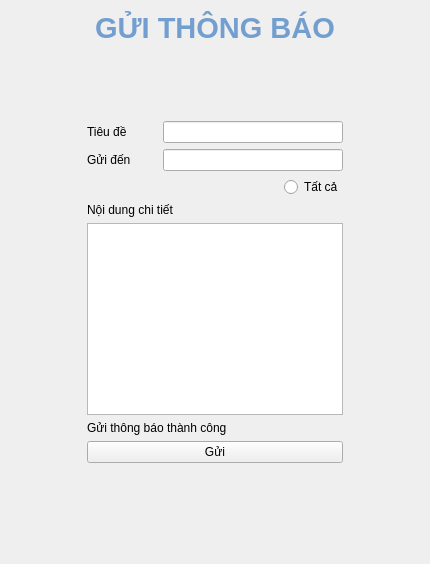
      <widget class="QWidget" name="notif_page">
       <layout class="QGridLayout" name="gridLayout_9">
        <item row="0" column="0" colspan="3">
         <layout class="QHBoxLayout" name="horizontalLayout_19">
          <item>
           <widget class="QLabel" name="label_23">
            <property name="text">
             <string>&lt;html&gt;&lt;head/&gt;&lt;body&gt;&lt;p align=&quot;center&quot;&gt;&lt;span style=&quot; font-size:22pt; font-weight:600; color:#729fcf;&quot;&gt;GỬI THÔNG BÁO&lt;/span&gt;&lt;/p&gt;&lt;/body&gt;&lt;/html&gt;</string>
            </property>
           </widget>
          </item>
         </layout>
        </item>
        <item row="6" column="0">
         <spacer name="horizontalSpacer_8">
          <property name="orientation">
           <enum>Qt::Horizontal</enum>
          </property>
          <property name="sizeHint" stdset="0">
           <size>
            <width>40</width>
            <height>20</height>
           </size>
          </property>
         </spacer>
        </item>
        <item row="9" column="1">
         <spacer name="verticalSpacer_9">
          <property name="orientation">
           <enum>Qt::Vertical</enum>
          </property>
          <property name="sizeHint" stdset="0">
           <size>
            <width>20</width>
            <height>40</height>
           </size>
          </property>
         </spacer>
        </item>
        <item row="6" column="2">
         <spacer name="horizontalSpacer_7">
          <property name="orientation">
           <enum>Qt::Horizontal</enum>
          </property>
          <property name="sizeHint" stdset="0">
           <size>
            <width>40</width>
            <height>20</height>
           </size>
          </property>
         </spacer>
        </item>
        <item row="1" column="1">
         <spacer name="verticalSpacer_10">
          <property name="orientation">
           <enum>Qt::Vertical</enum>
          </property>
          <property name="sizeHint" stdset="0">
           <size>
            <width>20</width>
            <height>40</height>
           </size>
          </property>
         </spacer>
        </item>
        <item row="2" column="1">
         <widget class="QWidget" name="notif_Form" native="true">
          <layout class="QVBoxLayout" name="verticalLayout_13">
           <property name="leftMargin">
            <number>30</number>
           </property>
           <property name="topMargin">
            <number>30</number>
           </property>
           <property name="rightMargin">
            <number>30</number>
           </property>
           <property name="bottomMargin">
            <number>30</number>
           </property>
           <item>
            <layout class="QHBoxLayout" name="horizontalLayout_14">
             <item>
              <widget class="QLabel" name="label_24">
               <property name="text">
                <string>Tiêu đề</string>
               </property>
              </widget>
             </item>
             <item>
              <widget class="QLineEdit" name="sendNotif_titleLine">
               <property name="minimumSize">
                <size>
                 <width>180</width>
                 <height>0</height>
                </size>
               </property>
               <property name="maximumSize">
                <size>
                 <width>180</width>
                 <height>16777215</height>
                </size>
               </property>
              </widget>
             </item>
            </layout>
           </item>
           <item>
            <layout class="QHBoxLayout" name="horizontalLayout_17">
             <item>
              <widget class="QLabel" name="label_25">
               <property name="text">
                <string>Gửi đến</string>
               </property>
              </widget>
             </item>
             <item>
              <widget class="QLineEdit" name="sendNotif_receiverLine">
               <property name="minimumSize">
                <size>
                 <width>180</width>
                 <height>0</height>
                </size>
               </property>
               <property name="maximumSize">
                <size>
                 <width>180</width>
                 <height>16777215</height>
                </size>
               </property>
              </widget>
             </item>
            </layout>
           </item>
           <item>
            <layout class="QHBoxLayout" name="horizontalLayout_20">
             <property name="topMargin">
              <number>0</number>
             </property>
             <item>
              <spacer name="horizontalSpacer_6">
               <property name="orientation">
                <enum>Qt::Horizontal</enum>
               </property>
               <property name="sizeHint" stdset="0">
                <size>
                 <width>40</width>
                 <height>20</height>
                </size>
               </property>
              </spacer>
             </item>
             <item>
              <widget class="QRadioButton" name="sendNotif_allButton">
               <property name="text">
                <string>Tất cả</string>
               </property>
              </widget>
             </item>
            </layout>
           </item>
           <item>
            <layout class="QVBoxLayout" name="verticalLayout_5">
             <item>
              <widget class="QLabel" name="label_26">
               <property name="text">
                <string>Nội dung chi tiết</string>
               </property>
              </widget>
             </item>
             <item>
              <widget class="QTextEdit" name="sendNotif_contentLine"/>
             </item>
            </layout>
           </item>
           <item>
            <widget class="QLabel" name="sendNotif_sendLabel">
             <property name="text">
              <string>Gửi thông báo thành công</string>
             </property>
            </widget>
           </item>
           <item>
            <widget class="QPushButton" name="sendNotif_sendButton">
             <property name="text">
              <string>Gửi</string>
             </property>
            </widget>
           </item>
          </layout>
         </widget>
        </item>
       </layout>
      </widget>
